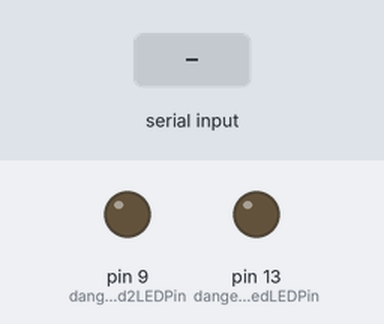
Recording of a sketch running on a simulated Arduino Uno, built with avr-gcc and run on an emulated ATmega328P. Shown: output pins drawn as LEDs (lit = HIGH). Dashed ring = blinking. Inputs (shaded band) come from the test bench. What the sketch prints to the serial monitor is not drawn.

Above: at 1.2 s.
1.3 s: "D" received over Serial
At 1.46 s:
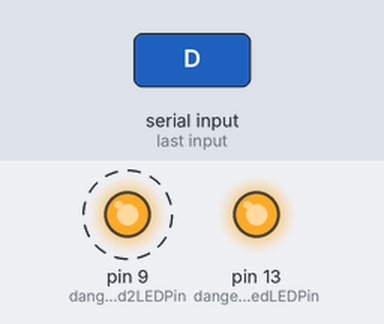
At 2.7 s:
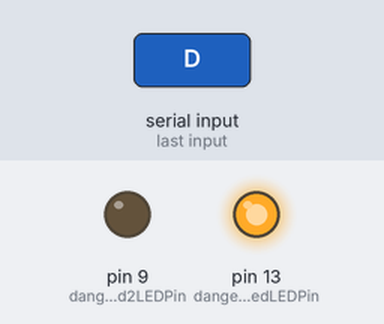
Timing chart, 0 to 4.3 s (numbered marks = the images above; inputs shaded):
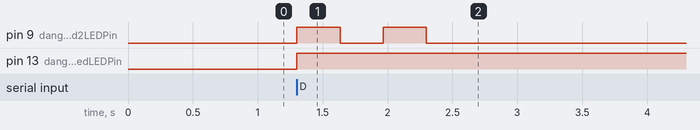

The sketch:

Stationary_XBee.ino
```cpp
/*
 * Stationary Device Code with XBee
 *
 * Setup:
 * XBee - Arduino
 * VSS  - GND
 * VCC  - 3V
 * DOUT - RX
 * DIN  - TX
 *
 * Function:
 * If received a danger message, turn on LED.
 * Receiving a danger message will cause this to broadcast
 * danger messages every 5 seconds.
 */

int dangerMessageReceived2LEDPin = 9;
int dangerMessageReceivedLEDPin = 13;
boolean dangerMessageReceived = false;
long lastDangerMessageSentTime = 0;

void setup() {
  Serial.begin(9600);
  pinMode(dangerMessageReceivedLEDPin, OUTPUT);
  pinMode(dangerMessageReceived2LEDPin, OUTPUT);
  digitalWrite(dangerMessageReceivedLEDPin, LOW);
  digitalWrite(dangerMessageReceived2LEDPin, LOW);
}

void loop() {
  // Danger LED
  if(Serial.available()){
    char getData = Serial.read();
    if(getData == 'D'){
//      Serial.println("i gotchu yabish");
      dangerMessageReceived = true;
      digitalWrite(dangerMessageReceivedLEDPin, HIGH);
      digitalWrite(dangerMessageReceived2LEDPin, HIGH);
      delay(333);
      digitalWrite(dangerMessageReceived2LEDPin, LOW);
      delay(333);
      digitalWrite(dangerMessageReceived2LEDPin, HIGH);
      delay(333);
      digitalWrite(dangerMessageReceived2LEDPin, LOW);
      delay(333);

    }

    else if(getData == 'X'){
      dangerMessageReceived = true;
      digitalWrite(dangerMessageReceivedLEDPin, HIGH);
      digitalWrite(dangerMessageReceived2LEDPin, HIGH);
      delay(1000);
      digitalWrite(dangerMessageReceived2LEDPin, LOW);
      delay(333);
    }
  }

  if (dangerMessageReceived && millis() - lastDangerMessageSentTime > 5000) {
    Serial.print("D");
    lastDangerMessageSentTime = millis();
  }


}
```

Measured:
- after the input at 1.3 s, pin 9 (dangerMessageReceived2LEDPin): alternates HIGH for 0.33 s and LOW for 0.33 s, 4 changes in all, then stays LOW, starting at once; pin 13 (dangerMessageReceivedLEDPin): LOW → HIGH at once
